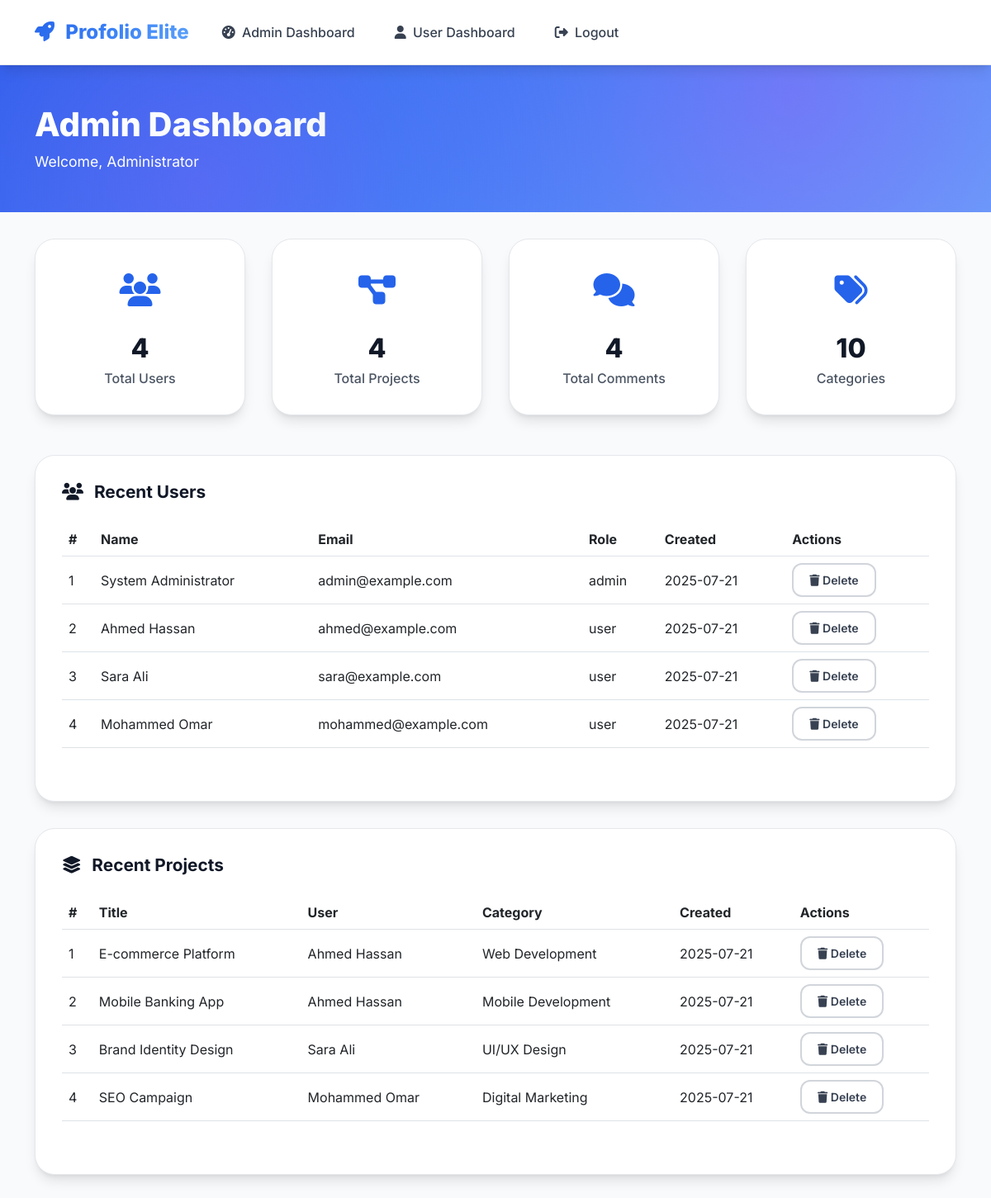
The page /admin.php (signed in) on the database as committed earlier.
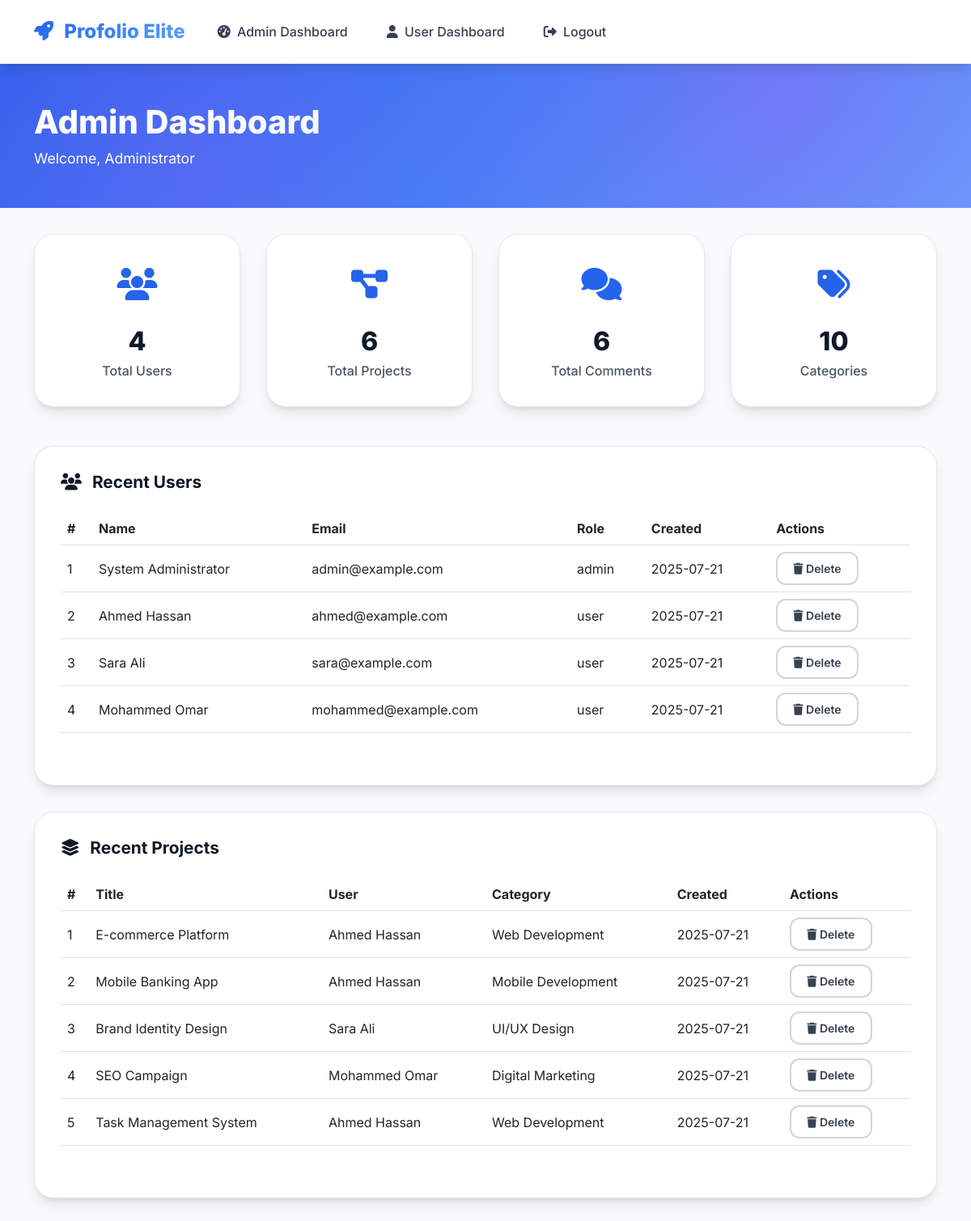
The same page on the database as committed later.
### tables this page shows
CREATE TABLE users (
    id INT AUTO_INCREMENT PRIMARY KEY,
    username VARCHAR(50) UNIQUE NOT NULL,
    email VARCHAR(100) UNIQUE NOT NULL,
    password VARCHAR(255) NOT NULL,
    full_name VARCHAR(100) NOT NULL,
    bio TEXT,
    profile_image VARCHAR(255),
    role ENUM('user', 'admin') DEFAULT 'user',
    language ENUM('en', 'ar') DEFAULT 'en',
    template VARCHAR(50) DEFAULT 'default',  
    portfolio_views INT DEFAULT 0,  
    location VARCHAR(255) DEFAULT NULL,
    website VARCHAR(255) DEFAULT NULL,
    github VARCHAR(255) DEFAULT NULL,
    linkedin VARCHAR(255) DEFAULT NULL,
    twitter VARCHAR(255) DEFAULT NULL,
    instagram VARCHAR(255) DEFAULT NULL,
    created_at TIMESTAMP DEFAULT CURRENT_TIMESTAMP,
    updated_at TIMESTAMP DEFAULT CURRENT_TIMESTAMP ON UPDATE CURRENT_TIMESTAMP
);

CREATE TABLE projects (
    id INT AUTO_INCREMENT PRIMARY KEY,
    user_id INT NOT NULL,
    category_id INT,
    title VARCHAR(200) NOT NULL,
    description TEXT NOT NULL,
    client VARCHAR(100),
    start_date DATE,
    end_date DATE,
    status ENUM('completed', 'ongoing', 'planned') DEFAULT 'completed',
    technologies TEXT,
    budget DECIMAL(10,2),
    project_link VARCHAR(500) DEFAULT NULL,  
    github_link VARCHAR(500) DEFAULT NULL,  
    image_path VARCHAR(500) DEFAULT NULL,  
    views INT DEFAULT 0,  
    created_at TIMESTAMP DEFAULT CURRENT_TIMESTAMP,
    updated_at TIMESTAMP DEFAULT CURRENT_TIMESTAMP ON UPDATE CURRENT_TIMESTAMP,
    FOREIGN KEY (user_id) REFERENCES users(id) ON DELETE CASCADE,
    FOREIGN KEY (category_id) REFERENCES categories(id) ON DELETE SET NULL
);

CREATE TABLE categories (
    id INT AUTO_INCREMENT PRIMARY KEY,
    name_en VARCHAR(100) NOT NULL,
    name_ar VARCHAR(100) NOT NULL,
    description TEXT,
    icon VARCHAR(100),
    created_at TIMESTAMP DEFAULT CURRENT_TIMESTAMP
);

### admin.php (the view, shortened to what this page needs)
<?php
require_once 'config/database.php';
$lang = isset($_SESSION['language']) ? $_SESSION['language'] : 'en';
$content = [
    'en' => [
        'title' => 'Admin Dashboard',
        'welcome' => 'Welcome, Administrator',
        'stats' => [
            'total_users' => 'Total Users',
            'total_projects' => 'Total Projects',
            'total_comments' => 'Total Comments',
            'total_categories' => 'Categories'
        ],
        'users' => 'Users',
        'projects' => 'Projects',
        'categories' => 'Categories',
        'recent_users' => 'Recent Users',
        'recent_projects' => 'Recent Projects',
        'view_all' => 'View All',
        'edit' => 'Edit',
        'delete' => 'Delete',
        'confirm_delete' => 'Are you sure you want to delete this item?',
        'item_deleted' => 'Item deleted successfully!',
        'item_updated' => 'Item updated successfully!'
    ],
    'ar' => [
        'title' => 'لوحة تحكم المدير',
        'welcome' => 'مرحباً، المدير',
        'stats' => [
            'total_users' => 'إجمالي المستخدمين',
            'total_projects' => 'إجمالي المشاريع',
            'total_comments' => 'إجمالي التعليقات',
            'total_categories' => 'الفئات'
        ],
        'users' => 'المستخدمين',
        'projects' => 'المشاريع',
        'categories' => 'الفئات',
        'recent_users' => 'المستخدمين الجدد',
        'recent_projects' => 'المشاريع الحديثة',
        'view_all' => 'عرض الكل',
        'edit' => 'تعديل',
        'delete' => 'حذف',
        'confirm_delete' => 'هل أنت متأكد من حذف هذا العنصر؟',
        'item_deleted' => 'تم حذف العنصر بنجاح!',
        'item_updated' => 'تم تحديث العنصر بنجاح!'
    ]
];
$current_content = $content[$lang];
$total_users = mysqli_fetch_array(mysqli_query($conn, "SELECT COUNT(*) FROM users"))[0];
$total_projects = mysqli_fetch_array(mysqli_query($conn, "SELECT COUNT(*) FROM projects"))[0];
$total_comments = mysqli_fetch_array(mysqli_query($conn, "SELECT COUNT(*) FROM comments"))[0];
$total_categories = mysqli_fetch_array(mysqli_query($conn, "SELECT COUNT(*) FROM categories"))[0];
$recent_users_query = "SELECT * FROM users ORDER BY created_at DESC LIMIT 5";
$recent_users_result = mysqli_query($conn, $recent_users_query);
$recent_projects_query = "SELECT p.*, u.full_name, c.name_en, c.name_ar
                         FROM projects p
                         JOIN users u ON p.user_id = u.id
                         LEFT JOIN categories c ON p.category_id = c.id
                         ORDER BY p.created_at DESC LIMIT 5";
$recent_projects_result = mysqli_query($conn, $recent_projects_query);
?>
<!DOCTYPE html>
<html lang="<?php echo $lang; ?>" dir="<?php echo $lang === 'ar' ? 'rtl' : 'ltr'; ?>">
<head>
    <link href="https://cdn.jsdelivr.net/npm/bootstrap@5.3.0/dist/css/bootstrap.min.css" rel="stylesheet">
    <link href="https://cdnjs.cloudflare.com/ajax/libs/font-awesome/6.4.0/css/all.min.css" rel="stylesheet">
    <link href="https://unpkg.com/aos@2.3.1/dist/aos.css" rel="stylesheet">
</head>
<body class="<?php echo $lang === 'ar' ? 'rtl' : ''; ?>">
<nav class="navbar navbar-expand-lg">
    <div class="container">
        <a class="navbar-brand" href="index.php">
            <i class="fas fa-rocket me-2"></i>
            <?php echo $lang === 'en' ? PLATFORM_NAME : PLATFORM_NAME_AR; ?>
        </a>
        <div class="collapse navbar-collapse" id="navbarNav">
            <ul class="navbar-nav me-auto">
                <li class="nav-item">
                    <a class="nav-link active" href="admin.php">
                        <i class="fas fa-tachometer-alt me-1"></i>
                        <?php echo $lang === 'en' ? 'Admin Dashboard' : 'لوحة تحكم المدير'; ?>
                    </a>
                </li>
                <li class="nav-item">
                    <a class="nav-link" href="dashboard.php">
                        <i class="fas fa-user me-1"></i>
                        <?php echo $lang === 'en' ? 'User Dashboard' : 'لوحة تحكم المستخدم'; ?>
                    </a>
                </li>
                <li class="nav-item">
                    <a class="nav-link" href="logout.php">
                        <i class="fas fa-sign-out-alt me-1"></i>
                        <?php echo $lang === 'en' ? 'Logout' : 'تسجيل الخروج'; ?>
                    </a>
                </li>
            </ul>
        </div>
    </div>
</nav>
<section class="admin-header">
    <div class="container">
        <div class="admin-header-content">
            <h1 class="admin-title" data-aos="fade-up">
                <?php echo $current_content['title']; ?>
            </h1>
            <p class="admin-welcome" data-aos="fade-up" data-aos-delay="100">
                <?php echo $current_content['welcome']; ?>
            </p>
        </div>
    </div>
</section>
<div class="container">
    <div class="stats-section" data-aos="fade-up" data-aos-delay="200">
        <div class="stats-card">
            <div class="stats-icon"><i class="fas fa-users"></i></div>
            <div class="stats-number"><?php echo $total_users; ?></div>
            <div class="stats-label"><?php echo $current_content['stats']['total_users']; ?></div>
        </div>
        <div class="stats-card">
            <div class="stats-icon"><i class="fas fa-project-diagram"></i></div>
            <div class="stats-number"><?php echo $total_projects; ?></div>
            <div class="stats-label"><?php echo $current_content['stats']['total_projects']; ?></div>
        </div>
        <div class="stats-card">
            <div class="stats-icon"><i class="fas fa-comments"></i></div>
            <div class="stats-number"><?php echo $total_comments; ?></div>
            <div class="stats-label"><?php echo $current_content['stats']['total_comments']; ?></div>
        </div>
        <div class="stats-card">
            <div class="stats-icon"><i class="fas fa-tags"></i></div>
            <div class="stats-number"><?php echo $total_categories; ?></div>
            <div class="stats-label"><?php echo $current_content['stats']['total_categories']; ?></div>
        </div>
    </div>
    <div class="admin-section" data-aos="fade-up" data-aos-delay="300">
        <h3><i class="fas fa-users me-2"></i> <?php echo $current_content['recent_users']; ?></h3>
        <div class="table-responsive">
            <table class="table align-middle">
                <thead>
                    <tr>
                        <th>#</th>
                        <th><?php echo $lang === 'en' ? 'Name' : 'الاسم'; ?></th>
                        <th><?php echo $lang === 'en' ? 'Email' : 'البريد الإلكتروني'; ?></th>
                        <th><?php echo $lang === 'en' ? 'Role' : 'الدور'; ?></th>
                        <th><?php echo $lang === 'en' ? 'Created' : 'تاريخ التسجيل'; ?></th>
                        <th><?php echo $lang === 'en' ? 'Actions' : 'الإجراءات'; ?></th>
                    </tr>
                </thead>
                <tbody>
                    <?php $i = 1; while ($user = mysqli_fetch_assoc($recent_users_result)): ?>
                    <tr>
                        <td><?php echo $i++; ?></td>
                        <td><?php echo htmlspecialchars($user['full_name']); ?></td>
                        <td><?php echo htmlspecialchars($user['email']); ?></td>
                        <td><?php echo htmlspecialchars($user['role']); ?></td>
                        <td><?php echo date('Y-m-d', strtotime($user['created_at'])); ?></td>
                        <td>
                            <form method="POST" style="display:inline-block">
                                <button type="submit" class="btn btn-outline btn-sm" onclick="return confirm('<?php echo $current_content['confirm_delete']; ?>');">
                                    <i class="fas fa-trash"></i> <?php echo $current_content['delete']; ?>
                                </button>
                            </form>
                        </td>
                    </tr>
                    <?php endwhile; ?>
                </tbody>
            </table>
        </div>
    </div>
    <div class="admin-section" data-aos="fade-up" data-aos-delay="400">
        <h3><i class="fas fa-layer-group me-2"></i> <?php echo $current_content['recent_projects']; ?></h3>
        <div class="table-responsive">
            <table class="table align-middle">
                <thead>
                    <tr>
                        <th>#</th>
                        <th><?php echo $lang === 'en' ? 'Title' : 'العنوان'; ?></th>
                        <th><?php echo $lang === 'en' ? 'User' : 'المستخدم'; ?></th>
                        <th><?php echo $lang === 'en' ? 'Category' : 'الفئة'; ?></th>
                        <th><?php echo $lang === 'en' ? 'Created' : 'تاريخ الإضافة'; ?></th>
                        <th><?php echo $lang === 'en' ? 'Actions' : 'الإجراءات'; ?></th>
                    </tr>
                </thead>
                <tbody>
                    <?php $i = 1; while ($project = mysqli_fetch_assoc($recent_projects_result)): ?>
                    <tr>
                        <td><?php echo $i++; ?></td>
                        <td><?php echo htmlspecialchars($project['title']); ?></td>
                        <td><?php echo htmlspecialchars($project['full_name']); ?></td>
                        <td><?php echo $lang === 'en' ? $project['name_en'] : $project['name_ar']; ?></td>
                        <td><?php echo date('Y-m-d', strtotime($project['created_at'])); ?></td>
                        <td>
                            <form method="POST" style="display:inline-block">
                                <button type="submit" class="btn btn-outline btn-sm" onclick="return confirm('<?php echo $current_content['confirm_delete']; ?>');">
                                    <i class="fas fa-trash"></i> <?php echo $current_content['delete']; ?>
                                </button>
                            </form>
                        </td>
                    </tr>
                    <?php endwhile; ?>
                </tbody>
            </table>
        </div>
    </div>
</div>
</body>
</html>

Rows that differ between the two databases and show on the page:
added projects: title "Task Management System", user.full_name "Ahmed Hassan", category.name_en "Web Development", created_at "2025-07-21"
Other text that changed with them:
$total_projects: "4" → "6"
$total_comments: "4" → "6"
